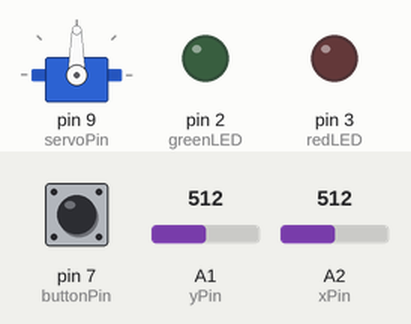
Bench run of a sketch on a simulated Arduino Nano, built with avr-gcc and run on an emulated ATmega328P. Parts: servo, output pins drawn as LEDs (lit = HIGH). Dashed ring = blinking. Inputs (shaded band) come from the test bench; at power-on: pin 7 (buttonPin) HIGH, A1 (yPin) = 512, A2 (xPin) = 512.

Above: at 1.2 s.
1.3 s: pin 7 (buttonPin) pulled LOW for 1 s
At 1.51 s:
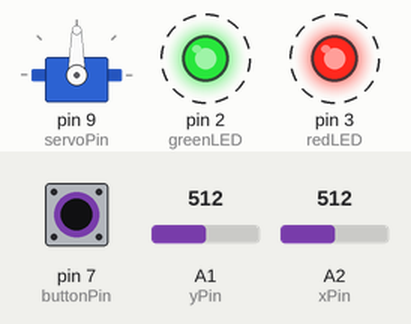
4.3 s: A1 (yPin) set to 690
5.8 s: A1 (yPin) set to 709
At 6.3 s:
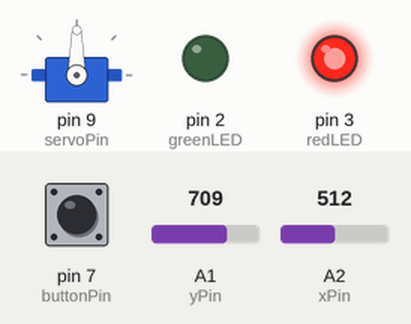
7.3 s: A2 (xPin) set to 684
8.8 s: A2 (xPin) set to 707
At 9.5 s:
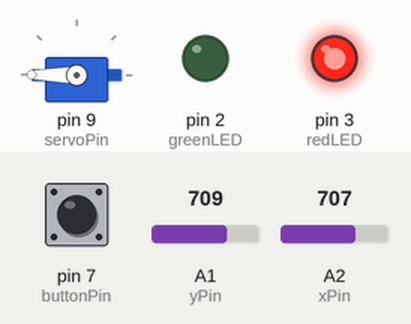
10.3 s: pin 7 (buttonPin) pulled LOW for 0.15 s
At 11.6 s:
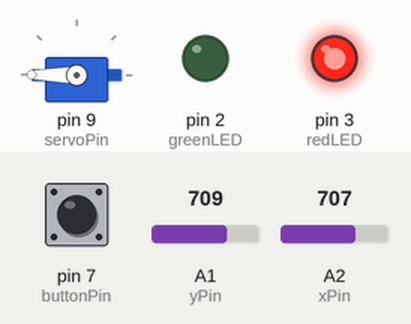
Timing chart, 0 to 12.9 s (numbered marks = the images above; inputs shaded):
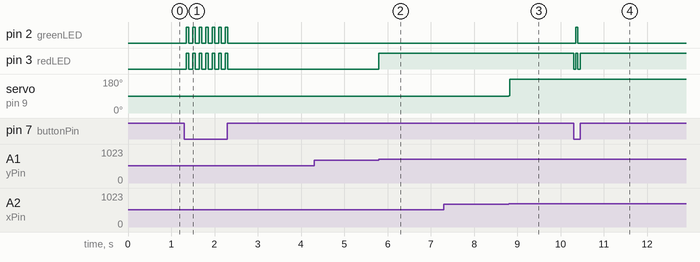

Measured:
- the behaviour switches between 699 and 700 on A1 (yPin) (found by bisection; images 1 and 2)
- the behaviour switches between 699 and 700 on A2 (xPin) (found by bisection; images 2 and 3)
- after the input at 1.3 s, pin 2 (greenLED), pin 3 (redLED): alternates HIGH for 0.05 s and LOW for 0.10 s, 14 changes in all, then stays LOW, starting after 0.05 s
- after the input at 4.3 s, every drawn part: stays the same
- after the input at 5.8 s, pin 3 (redLED): LOW → HIGH at once
- after the input at 7.3 s, every drawn part: stays the same
- after the input at 8.8 s, servo on pin 9 (servoPin): 90° → 180° at once
- after the input at 10.3 s, pin 2 (greenLED): LOW → HIGH after 0.05 s, → LOW 0.05 s later; pin 3 (redLED): alternates HIGH for 0.05 s and LOW for 0.05 s, 4 changes in all, then stays HIGH, starting at once

The sketch:

joystick_servo_led.ino
```cpp
/*
 * Joystick Control in 30 Seconds
 * ------------------------------------------------------
 * X-axis of joystick sweeps a servo left/right.
 * Y-axis lights a green or red LED depending on direction.
 * Pressing the joystick button flashes both LEDs as a confirm signal.
 *
 * Hardware:
 *   - Arduino Nano
 *   - KY-023 joystick module (X, Y, button)
 *   - Servo motor
 *   - Green LED
 *   - Red LED
 *   - 330 ohm resistors (x2, for LEDs)
 *   - Breadboard
 *   - Male-to-male jumper wires
 *   - Male-to-female jumper wires
 *
 * Road to Electronics - Day 8
 * github.com/electric-learns
 */

#include <Servo.h>

Servo myservo;

// --- Pin assignments ---
int yPin = A1;         // Joystick Y-axis (analog)
int xPin = A2;         // Joystick X-axis (analog)
int buttonPin = 7;     // Joystick pushbutton (digital, active LOW)

int greenLED = 2;
int redLED = 3;
int servoPin = 9;

// --- Sensor readings ---
int yVal;
int xVal;
int buttonState;

// --- Servo position, starts centered ---
int servoPos = 90;

void setup() {
  Serial.begin(9600);

  myservo.attach(servoPin);

  pinMode(yPin, INPUT);
  pinMode(xPin, INPUT);
  pinMode(buttonPin, INPUT_PULLUP);  // pressed = LOW

  pinMode(greenLED, OUTPUT);
  pinMode(redLED, OUTPUT);
}

void loop() {
  // Read joystick + button state each cycle
  yVal = analogRead(yPin);
  xVal = analogRead(xPin);
  buttonState = digitalRead(buttonPin);

  // --- X-axis: sweep servo position ---
  // Deadzone is 300-700 so small drift near center doesn't cause drift
  if (xVal <= 300) {
    servoPos--;              // push left -> decrease angle
  } else if (xVal >= 700) {
    servoPos++;              // push right -> increase angle
  } else {
    servoPos = servoPos;     // inside deadzone, hold position
  }

  // Clamp to valid servo range
  if (servoPos > 180) {
    servoPos = 180;
  }
  if (servoPos < 0) {
    servoPos = 0;
  }

  myservo.write(servoPos);

  // --- Y-axis: green/red LED direction indicator ---
  if (yVal <= 300) {
    digitalWrite(greenLED, HIGH);
    digitalWrite(redLED, LOW);
  } else if (yVal >= 700) {
    digitalWrite(greenLED, LOW);
    digitalWrite(redLED, HIGH);
  } else {
    digitalWrite(greenLED, LOW);
    digitalWrite(redLED, LOW);
  }

  // --- Button press: quick double-blink confirm flash ---
  if (buttonState == 0) {
    digitalWrite(greenLED, LOW);
    digitalWrite(redLED, LOW);
    delay(50);
    digitalWrite(greenLED, HIGH);
    digitalWrite(redLED, HIGH);
    delay(50);
    digitalWrite(greenLED, LOW);
    digitalWrite(redLED, LOW);
    delay(50);
    digitalWrite(greenLED, HIGH);
    digitalWrite(redLED, HIGH);
  }
}
```
